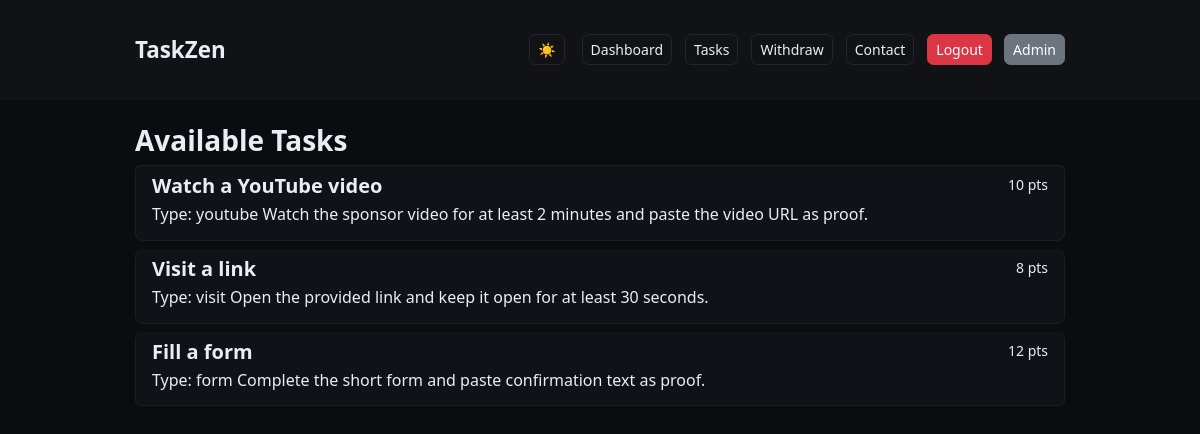
Page /tasks (signed in) on the committed database.
### tables this page shows
CREATE TABLE tasks (
                    id INTEGER PRIMARY KEY AUTOINCREMENT,
                    title TEXT,
                    description TEXT,
                    reward INTEGER,
                    type TEXT DEFAULT 'generic',
                    active INTEGER DEFAULT 1
                );

### app.py (the view)
@app.route('/tasks')
@login_required
def task_list():
    conn = get_db()
    c = conn.cursor()
    c.execute("SELECT * FROM tasks WHERE active=1")
    tasks = c.fetchall()
    conn.close()
    return render_template('task_list.html', tasks=tasks)

### app.py (called while the page is built)
def get_db():
    conn = sqlite3.connect(DB)
    conn.row_factory = sqlite3.Row
    return conn

def login_required(f):
    @wraps(f)
    def decorated(*args, **kwargs):
        if 'username' not in session:
            return redirect(url_for('login'))
        return f(*args, **kwargs)
    return decorated

@app.context_processor
def inject_site_name():
    return dict(SITE_NAME=SITE_NAME)

### templates/task_list.html (shortened to what this page needs)
{% extends "base.html" %}
{% block content %}
  <h3 class="text-white">Available Tasks</h3>
  <div class="list-group">
    {% for t in tasks %}
      <a class="list-group-item list-group-item-action bg-dark text-white mb-2" href="{{ url_for('task_page', task_id=t['id']) }}">
        <div class="d-flex w-100 justify-content-between">
          <h5 class="mb-1">{{ t['title'] }}</h5>
          <small>{{ t['reward'] }} pts</small>
        </div>
        <p class="mb-1">{{ t['description']|truncate(140) }}</p>
      </a>
    {% endfor %}
  </div>
{% endblock %}

### static/style.css (style rules this page uses)
:root { --bg: #f8f9fa; --text: #111; --card: #fff; --muted: #6c757d; --accent: #6ea8fe; --success: #28a745; --danger: #dc3545; --warning: #ffc107; --info: #17a2b8; --transition: all 0.4s ease; }
[data-theme="dark"] { --bg: #0b0c10; --text: #e9eef6; --card: #111217; --muted: #9aa3b2; --accent: #6ea8fe; }
body { background: var(--bg); color: var(--text); font-family: 'Segoe UI', Tahoma, Geneva, Verdana, sans-serif; min-height: 100vh; line-height: 1.6; transition: var(--transition); }
a { color: var(--accent); text-decoration: none; transition: color 0.3s; }
.card, .list-group-item { background: var(--card) !important; border: 1px solid rgba(255,255,255,0.05); border-radius: 0.5rem; transition: var(--transition); }
.card h5, .card p, .list-group-item h5, .list-group-item p { color: var(--text); }
h1,h2,h3,h4,h5,h6 { color: var(--text); font-weight: 600; }
.text-white { color: var(--text) !important; }
.card, .list-group-item, .profile-card { transform: translateY(15px); animation: floatUp 0.5s ease forwards; }

### rows in the picture
tasks: title "Watch a YouTube video", reward "10", description "Type: youtube Watch the sponsor video for at least 2 minutes and paste the video URL as proof."
tasks: title "Visit a link", reward "8", description "Type: visit Open the provided link and keep it open for at least 30 seconds."
tasks: title "Fill a form", reward "12", description "Type: form Complete the short form and paste confirmation text as proof."

### other values in the picture
{{ SITE_NAME }} "TaskZen"
